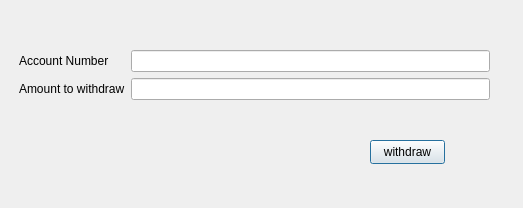
<?xml version="1.0" encoding="UTF-8"?>
<ui version="4.0">
 <class>Withdraw</class>
 <widget class="QDialog" name="Withdraw">
  <property name="geometry">
   <rect>
    <x>0</x>
    <y>0</y>
    <width>523</width>
    <height>208</height>
   </rect>
  </property>
  <property name="windowTitle">
   <string>Dialog</string>
  </property>
  <widget class="QWidget" name="formLayoutWidget">
   <property name="geometry">
    <rect>
     <x>19</x>
     <y>50</y>
     <width>471</width>
     <height>80</height>
    </rect>
   </property>
   <layout class="QFormLayout" name="formLayout">
    <item row="0" column="0">
     <widget class="QLabel" name="label">
      <property name="text">
       <string>Account Number</string>
      </property>
     </widget>
    </item>
    <item row="1" column="0">
     <widget class="QLabel" name="label_2">
      <property name="text">
       <string>Amount to withdraw</string>
      </property>
     </widget>
    </item>
    <item row="0" column="1">
     <widget class="QLineEdit" name="accountNumberlineEdit"/>
    </item>
    <item row="1" column="1">
     <widget class="QLineEdit" name="amountlineEdit"/>
    </item>
   </layout>
  </widget>
  <widget class="QPushButton" name="withdrawButton">
   <property name="geometry">
    <rect>
     <x>370</x>
     <y>140</y>
     <width>75</width>
     <height>24</height>
    </rect>
   </property>
   <property name="text">
    <string>withdraw</string>
   </property>
  </widget>
 </widget>
 <resources/>
 <connections/>
</ui>
